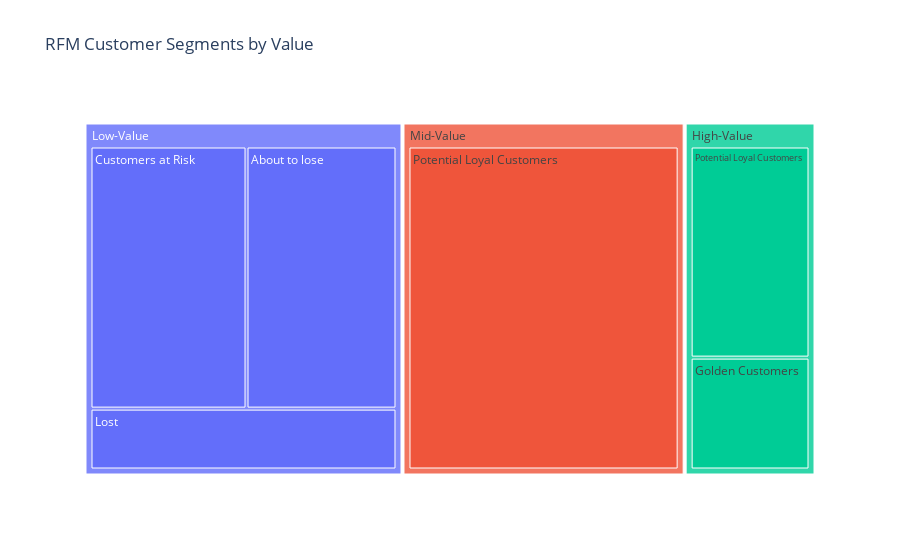

Notebook cell for this chart:
### Markdown cell above
##### Showing the Analysis with a Tree map:

### Code cell
fig = px.treemap(data_frame=segment_product_counts, path=['Value Segment', 'RFM Customer Segments'],
                values='Count', title='RFM Customer Segments by Value')
fig.show()

### Figure 1 — Plotly figure (JSON) as saved in the notebook; plotly's stock layout.template omitted (floating-point values rounded to 4 significant figures)
{"data": [{"branchvalues": "total", "domain": {"x": [0, 1], "y": [0, 1]}, "hovertemplate": "labels=%{label}<br>Count=%{value}<br>parent=%{parent}<br>id=%{id}<extra></extra>", "ids": ["Low-Value/About to lose", "Mid-Value/About to lose", "High-Value/About to lose", "Low-Value/Customers at Risk", "Mid-Value/Customers at Risk", "High-Value/Customers at Risk", "Low-Value/Golden Customers", "Mid-Value/Golden Customers", "High-Value/Golden Customers", "Low-Value/Lost", "Mid-Value/Lost", "High-Value/Lost", "Low-Value/Potential Loyal Customers", "Mid-Value/Potential Loyal Customers", "High-Value/Potential Loyal Customers", "Low-Value", "Mid-Value", "High-Value"], "labels": ["About to lose", "About to lose", "About to lose", "Customers at Risk", "Customers at Risk", "Customers at Risk", "Golden Customers", "Golden Customers", "Golden Customers", "Lost", "Lost", "Lost", "Potential Loyal Customers", "Potential Loyal Customers", "Potential Loyal Customers", "Low-Value", "Mid-Value", "High-Value"], "name": "", "parents": ["Low-Value", "Mid-Value", "High-Value", "Low-Value", "Mid-Value", "High-Value", "Low-Value", "Mid-Value", "High-Value", "Low-Value", "Mid-Value", "High-Value", "Low-Value", "Mid-Value", "High-Value", "", "", ""], "type": "treemap", "values": [173, 0, 0, 180, 0, 0, 0, 0, 62, 82, 0, 0, 0, 386, 117, 435, 386, 179]}], "layout": {"legend": {"tracegroupgap": 0}, "title": {"text": "RFM Customer Segments by Value"}}}
